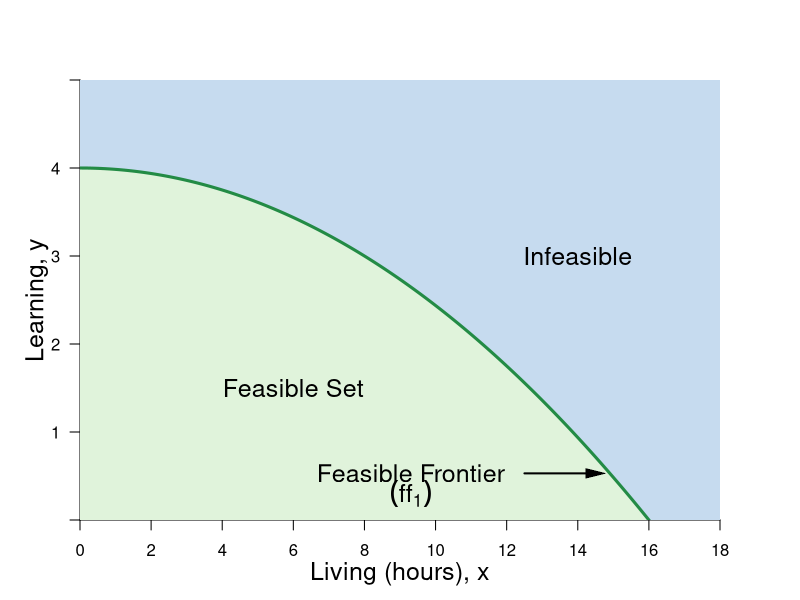

Source code (R):
#Graph Designer: Simon Halliday
#Authors: Bowles, Foley and Halliday
#Title: Coordination, Conflict and Competition: A Text in Microeconomics

library(shape)
pdf(file = "constrained_optimization/feasible_shaded_new.pdf", width = 8, height = 8)

#Set parameters for graphics
axislabelsize <- 1.5
labelsize <- 1.1
graphlinewidth <- 3
segmentlinewidth <- 2

COL <- c("#7fc97f", "#beaed4", "#fdc086", "#ffff99", "#386cb0", "#f0027f", "#bf5b17", "#666666")
COLA <- c("#e0f3db", "#99d8c9","#66c2a4","#41ae76", "#238b45", "#005824")
COLB <- c("#c6dbef", "#4eb3d3", "#2b8cbe", "#0868ac","#084081")

#Edited the margins to cater for the larger LHS labels
par(mar =  c(4, 4, 4, 4))

#Change this to make it log of l 

# ppf <- function(l, k = 0.5) {
#   k * (1/l)
# }

ppf <- function(x, k = 1.058868, maxx = 17) {
  k*(log(maxx -  x))
}

ppf2 <- function(x, slope = 1/64, bary = 4) {
  bary - slope *x^2
}


uFn <- function(x, y, alpha = 0.3){
  (x^alpha)*(y^(1-alpha))
}

ylims <- c(0, 5)
xlims <- c(0, 18)

npts <- 501 
x <- seq(xlims[1], xlims[2], length.out = npts)
y <- seq(ylims[1], ylims[2], length.out = npts) 
#a <- c(3.5, 4.58, 5.5) #alpha = 0.5
#a <- c(3, 3.9, 5) #alpha = 0.4
a <- c(2.58, 3.38, 4.28) #alpha = 0.3

plot(0, 0, xlim = xlims, ylim = ylims, type = "n",
     xlab = expression(paste("")),
     ylab = expression(paste("")), 
     xaxt = "n", 
     yaxt = "n", 
     cex.lab = axislabelsize, 
     bty = "n", 
     xaxs="i", 
     yaxs="i"
)


# ticksy <- seq(from = 0, to = ylims[2], by = 1)
# ylabels <- seq(from = 0, to = ylims[2], by = 1)
ticksx <- seq(from = 0, to = xlims[2], by = 2)
xlabels <- seq(from = 0, to = xlims[2], by = 2)
ticksy <- c(ylims[1], 1, 2, 3, 4, ylims[2])
ylabels <- c(NA, 1, 2, 3, 4, NA)
# ticksx <- c(xlims[1], 5.25, 8.944272, xlims[2])
# xlabels <- c(NA, expression(paste(x,"*")), expression(paste(bar(x))), NA)

axis(1, at = ticksx, pos = 0, labels = xlabels)
axis(2, at = ticksy, pos = 0, labels = ylabels, las = 1)

npts <- 500 
xx1 <- seq(xlims[1], xlims[2], length.out = npts)
xx2 <- seq(0, xlims[2], length.out = npts)
xx3 <- seq(xlims[1], 0, length.out = npts)
xx4 <- seq(-11, 0, length.out = npts)

#Draw the polygon for shading the feasible set
xpoly1 <- seq(from = xlims[1], to = 16, length.out = 500)
ypoly1 <- ppf2(xpoly1)
polygon(x = c(xpoly1, xpoly1[1]), y = c(ypoly1, rev(ypoly1)[1]), col=COLA[1], density=NULL, border = NA)
polygon(x = c(xlims[2], xlims[2], rev(xpoly1), 0),
        y = c(ylims[2], 0, rev(ypoly1), ylims[2]), 
        col=COLB[1], density=NULL, border = NA)


#Draw the graphs
lines(xx1, ppf2(xx1), col = COLA[5], lwd = graphlinewidth)
#lines(xx2, fishProd(xx2, k = 2), col = COLB[3], lwd = graphlinewidth)
#lines(xx3, feasibleLabor(xx3, time = 10), col = COL[3], lwd = graphlinewidth)
#lines(xx4, manufactureProd(xx4, k = 0.1, alpha = 2), col = COLB[4], lwd = graphlinewidth)

#Label the feasible frontier
text(9.3, 0.53, expression("Feasible Frontier"), cex = axislabelsize)
text(9.3, 0.3, expression(paste((ff[1]) )), cex = axislabelsize)
Arrows(12.5, 0.53, 14.5, 0.53, col = "black", lty = 1, lwd = 2, arr.type = "triangle", arr.lwd = 0.5)

text(6, 1.5, expression("Feasible Set"), cex = axislabelsize)
text(14, 3, expression("Infeasible"), cex = axislabelsize)

#Axis labels
mtext(expression(paste("Living (hours), ", x)), side = 1, line = 2.5, cex = axislabelsize)
text(-1.2, 0.5*ylims[2], expression(paste("Learning, ", y)), xpd = TRUE, cex = axislabelsize, srt = 90) 

#Add mrs = mrt at i
# text(8, 2.8, expression(paste(mrs(x,y) == mrt(x,y))), cex = labelsize)
# Arrows(8, 2.75, 8, 2.45, col = "black", lty = 1, lwd = 2, arr.type = "triangle", arr.lwd = 0.5)

#Label the indifference curves
# text(17, 1, expression(u[1]^A), cex = labelsize)
# text(17, 1.55, expression(u[2]^A), cex = labelsize)
# text(17, 2.25, expression(u[3]^A), cex = labelsize)

#Annotate max u point on feasibility frontier
# text(8.4, ppf(8) + 0.1, expression(paste(i)), cex = labelsize)
# segments(8, 0, 8, ppf(x = 8), lty = 2, col = "gray", lwd = segmentlinewidth)
# segments(0, ppf(x = 8), 8, ppf(x = 8), lty = 2, col = "gray", lwd = segmentlinewidth)
# points(8, ppf(x = 8), pch = 16, col = "black", cex = 1.5)
# 
# text(2.4, ppf(2) + 0.1, expression(paste(a)), cex = labelsize)
# segments(2, 0, 2, ppf(x = 2), lty = 2, col = "gray", lwd = segmentlinewidth)
# segments(0, ppf(x = 2), 2, ppf(x = 2), lty = 2, col = "gray", lwd = segmentlinewidth)
# points(2, ppf(x = 2), pch = 16, col = "black", cex = 1.5)
# 
# 
# text(14.15, ppf(13.75) + 0.1, expression(paste(b)), cex = labelsize)
# segments(13.75, 0, 13.75, ppf(x = 13.75), lty = 2, col = "gray", lwd = segmentlinewidth)
# segments(0, ppf(x = 13.75), 13.75, ppf(x = 13.75), lty = 2, col = "gray", lwd = segmentlinewidth)
# points(13.75, ppf(x = 13.75), pch = 16, col = "black", cex = 1.5)



dev.off()
